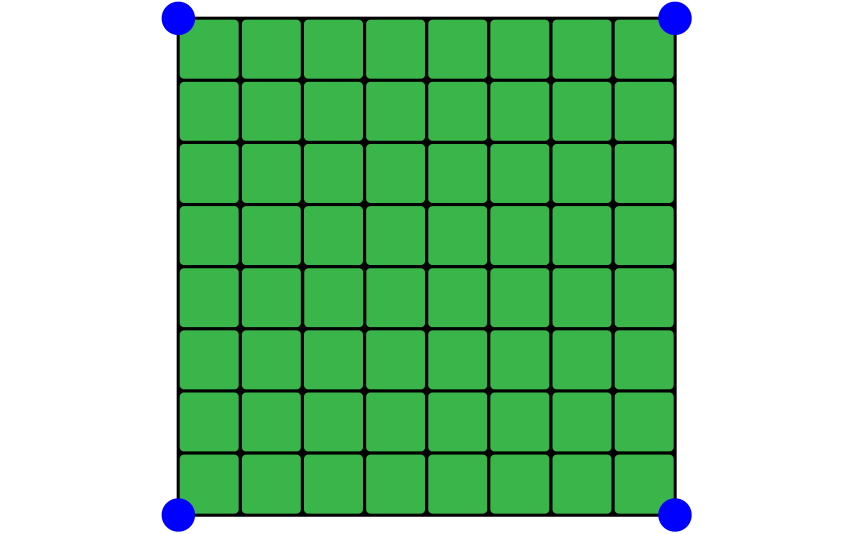
#> input picture assets/screenImage.png, 2560 x 1600 px (shown at 1/3 size)
$ python -i pieceFinder.py   (imports and definitions only)
#> lines starting #> are read from the running program, lines starting #| are printed output that depends on the picture; after the words box and inside, x2 and y2 are one past the last pixel; in counts of white or black regions, pixels touching at a corner belong together
#> further down, picture is the input picture: shape (1600, 2560, 3); mean B, G, R 151.4, 201.4, 141.2
import cv2
import numpy as np
import random


# [75 lines left out: functions makePlayerTurn, findTile, not called in this run]


def findCorner(image):
    # searches for blue pixels
    hsv = cv2.cvtColor(image, cv2.COLOR_BGR2HSV)
#> hsv: shape (1600, 2560, 3); mean H, S, V 32.3, 87.7, 203.4
    lower_blue = np.array([100, 80, 20])
    upper_blue = np.array([140, 255, 255])
    mask = cv2.inRange(hsv, lower_blue, upper_blue)
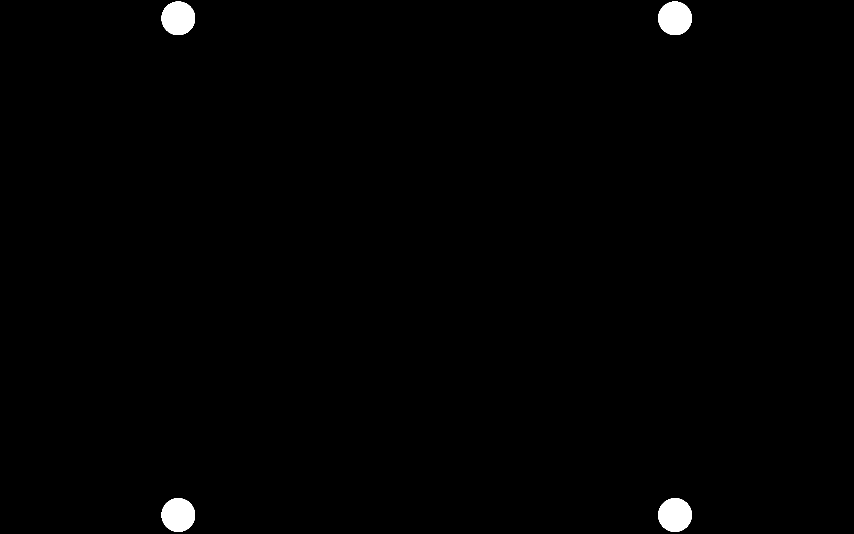
#> mask: shape (1600, 2560) (shown at 1/3 size); 0.78% white; 4 white regions, box (x1, y1, x2, y2) and area: (485, 5, 585, 105) 7953, (1975, 5, 2075, 105) 7953, (485, 1495, 585, 1595) 7953, (1975, 1495, 2075, 1595) 7953
    kernel = np.ones((5, 5), np.uint8)
    opening = cv2.morphologyEx(mask, cv2.MORPH_OPEN, kernel)
    points = cv2.findNonZero(mask)
#> points = contour of 31812 points, box (x1, y1, x2, y2) (485, 5, 2075, 1595), area 0
    # threshold of blue pixels
    if np.sum(opening) > 1000:
        return np.mean(points, axis=0).tolist()[0]
    else:
        return False


# [53 lines left out: function readMenu, not called in this run]

>>> import cv2
>>> picture = cv2.imread('assets/screenImage.png')
>>> result = findCorner(picture)
#> result = [1279.5, 799.5]
